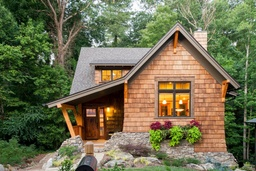
#> input picture LAB4/house.jpg, 256 x 171 px, shrunk from 1069 x 714 before the run
$ jupyter execute LAB4.ipynb
#> lines starting #> are read from the running program, lines starting #| are printed output that depends on the picture
# Лабораторная работа №4
## Выделение контуров на изображениях
**Выполнил**: Музыка Артем

5 вариант

### 0. Функция свертки

[cell 1]
from skimage.io import imread
import numpy as np
import matplotlib.pyplot as plt

[cell 2]
def convolution(image: np.ndarray, core: np.ndarray) -> np.ndarray:
    core = np.rot90(core, k=2, axes=(1,0))

    core_height, core_width = core.shape
    height = image.shape[0]
    width = image.shape[1]


    if core_height % 2 == 0:
        base_height = height + (core_height // 2)
    else:
        base_height = height + 2*(core_height // 2)

    if core_width % 2 == 0:
        base_width = width + (core_width // 2)
    else:
        base_width = width + 2*(core_width // 2)


    cenre = (core_height//2, core_width//2)
    base_size = (base_height, base_width)

    base_size = height + 2*cenre[0], width + 2*cenre[1]
    new_img = np.zeros(base_size, dtype=np.int32)
    new_img[cenre[0]: height + cenre[0], cenre[1]: width + cenre[1]] = image

    img_height, img_width = new_img.shape
    img_filter = np.array(new_img.copy())

    for i in range(img_height - core_height):
        for j in range(img_width - core_width):
            frame = new_img[i: i + core_height, j: j + core_width]
            img_filter[i, j] = np.sum(core * frame)

    return img_filter[cenre[0]: height + cenre[0], cenre[1]: width + cenre[1]]

### 1. Считать цветное RGB изображение. Преобразовать в градации серого

[cell 3]
img = imread('house.jpg')
#> img is the input picture: shape (171, 256, 3); mean R, G, B 112, 110.1, 79.2

[cell 4]
plt.figure(figsize=(10,10))
plt.axis("off")
plt.imshow(img)
plt.show()

[cell 5]
def decomp(img):
    return (img[:,:,2], img[:,:,1], img[:,:,0])

def grayscale(img):
    R, G, B = decomp(img)
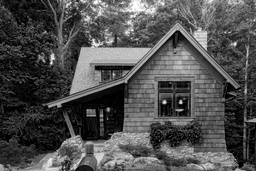
#> R: shape (171, 256); min 0, max 255, mean 79.2
    gray = R*0.2989 + G*0.587 + B*0.114
    return gray.astype('uint8')

[cell 6]
img = grayscale(img)

[cell 7]
plt.figure(figsize=(10,10))
plt.axis("off")
plt.imshow(img, cmap='gray')
plt.show()

### 2. Сделать выделение контуров методом простого градиента. модуль градиента аппроксимируется суммой модулей производных.

[cell 8]
core_x = np.array([[-1, 1]])
core_y = np.array([[-1], [1]])

[cell 9]
gradient_x = convolution(img, core_x)
#> after the loop in convolution, `for i in range(img_height - core_height):`:
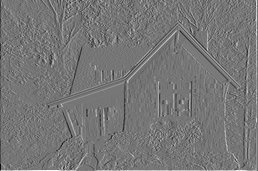
#> img_filter: shape (171, 258) int32; min -188, max 217, mean 0.7; drawn with min black and max white
gradient_y = convolution(img, core_y)

[cell 10]
gradient = abs(gradient_x) + abs(gradient_y)
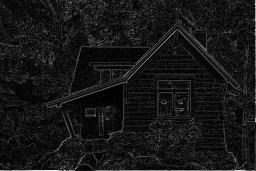
#> gradient: shape (171, 256) int32; min 0, max 434, mean 37.7; drawn with min black and max white

[cell 11]
plt.hist(gradient.ravel(), 256, [0, 256])
plt.show()

[cell 12]
gradient_step = np.zeros(gradient.shape)
gradient_step[gradient > 10] = 1

[cell 13]
plt.figure(figsize=(15,15))

plt.subplot(1, 2, 1)
plt.title("изображение в градациях серого")
plt.imshow(img, cmap='gray')


plt.subplot(1, 2, 2)
plt.title("контур методом градиента")
plt.imshow(gradient_step, cmap='gray')
plt.show()

### 3. Сделать выделение контуров. Оператр Роберта

[cell 14]
core_s_x = np.array([[-1, 0], [0, 1]])
core_s_y = np.array([[0, 1], [1, 0]])

gradient_s_x = convolution(img, core_s_x)
gradient_s_y = convolution(img, core_s_y)
#> after the loop in convolution (call 4), `for i in range(img_height - core_height):`:
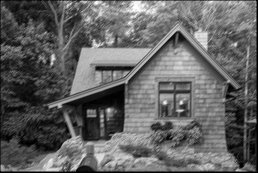
#> img_filter: shape (173, 258) int32; min 0, max 506, mean 197.3; drawn with min black and max white

[cell 15]
robert = np.sqrt(gradient_s_x**2 + gradient_s_y**2).astype(np.uint8)
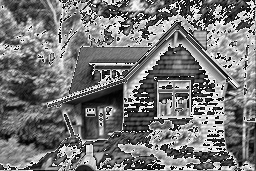
#> robert: shape (171, 256); min 0, max 255, mean 118.4

[cell 16]
plt.hist(robert.ravel(), 256, [0, 256])
plt.show()
#> figure, not shown here; tallest bar 256 high, from x = 40 to 41

[cell 17]
img_sobel_step = np.zeros(robert.shape)
img_sobel_step[robert > 20] = 1

[cell 18]
plt.figure(figsize=(15,15))

plt.subplot(1, 2, 1)
plt.title("изображение в градациях серого")
plt.imshow(img, cmap='gray')


plt.subplot(1, 2, 2)
plt.title("контур оператором Собеля")
plt.imshow(img_sobel_step, cmap='gray')
plt.show()

### 4. Сделать выделение контуров методом с согласованием

[cell 19]
core = 1/3 * np.array([[2, -1, 2], [-1, -4, -1], [2, -1, 2]])

[cell 20]
img_lap = abs(convolution(img, core))
#> after the loop in convolution (call 5), `for i in range(img_height - core_height):`:
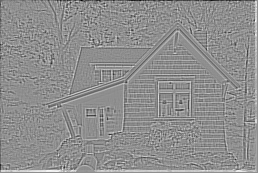
#> img_filter: shape (173, 258) int32; min -302, max 238, mean 1.1; drawn with min black and max white
#> in convolution (call 5), `return img_filter[cenre[0]: height + cenre[0], cenre[1]: width + cenre..`:
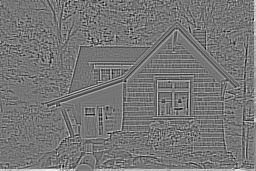
#> returned value: shape (171, 256) int32; min -203, max 238, mean 2.1; drawn with min black and max white
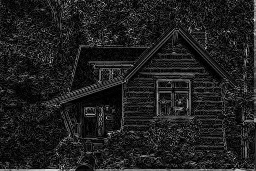
#> img_lap: shape (171, 256) int32; min 0, max 238, mean 31.1

[cell 21]
plt.hist(img_lap.ravel(), 256, [0, 256])
plt.show()
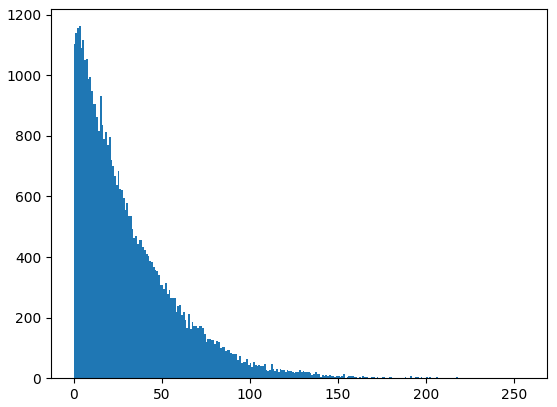
#> figure drawn by matplotlib, 1 panel; tallest bar 1162 high, from x = 3 to 4

[cell 22]
img_lap_step = np.zeros(robert.shape)
img_lap_step[img_lap > 10] = 1

[cell 23]
plt.figure(figsize=(15,15))

plt.subplot(1, 2, 1)
plt.title("изображение в градациях серого")
plt.imshow(img, cmap='gray')


plt.subplot(1, 2, 2)
plt.title("контур методом согласования")
plt.imshow(img_lap_step, cmap='gray')
plt.show()
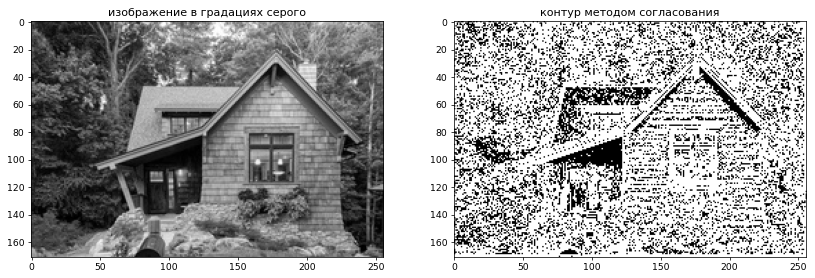
#> figure drawn by matplotlib, 2 panels

$ run again, with LAB4/bow.jpg copied over LAB4/house.jpg
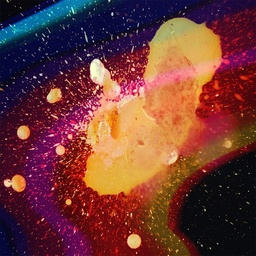
#> input picture LAB4/bow.jpg, 256 x 256 px, shrunk from 604 x 604 before the run
#> img is the input picture: shape (256, 256, 3); mean R, G, B 111.1, 56.8, 53.8
#> new_img: shape (258, 256) int32
#> new_img: shape (258, 258) int32
#> after the loop in convolution (call 5), `for i in range(img_height - core_height):`:
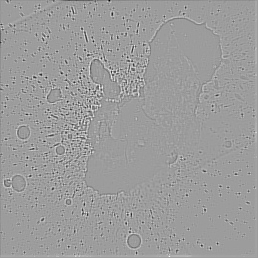
#> img_filter: shape (258, 258) int32; min -351, max 221, mean 0.1; drawn with min black and max white
#> `plt.show()`:
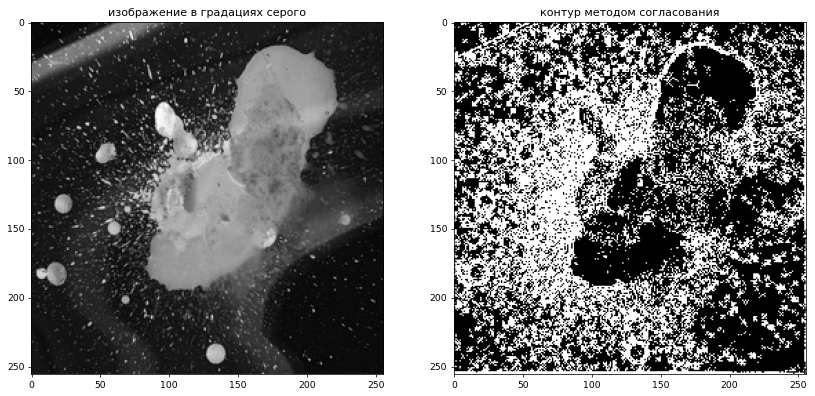
#> figure drawn by matplotlib, 2 panels
